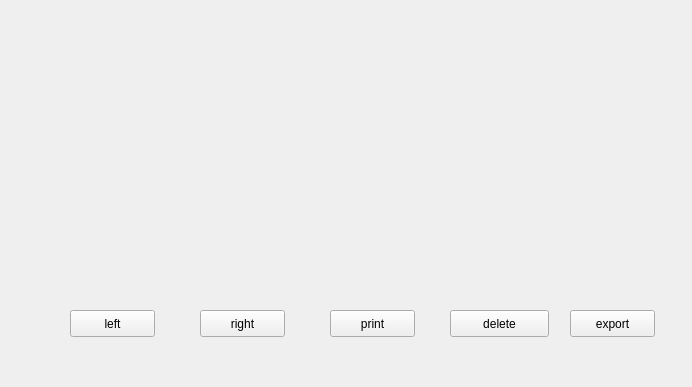
<?xml version="1.0" encoding="UTF-8"?>
<ui version="4.0">
 <class>HNMutiPageFoundationWidget</class>
 <widget class="QWidget" name="HNMutiPageFoundationWidget">
  <property name="geometry">
   <rect>
    <x>0</x>
    <y>0</y>
    <width>692</width>
    <height>387</height>
   </rect>
  </property>
  <property name="windowTitle">
   <string>Form</string>
  </property>
  <widget class="HNMutiPageWidget" name="widgetSampleTable" native="true">
   <property name="geometry">
    <rect>
     <x>9</x>
     <y>9</y>
     <width>674</width>
     <height>261</height>
    </rect>
   </property>
  </widget>
  <widget class="QPushButton" name="btnLeft">
   <property name="geometry">
    <rect>
     <x>70</x>
     <y>310</y>
     <width>85</width>
     <height>27</height>
    </rect>
   </property>
   <property name="text">
    <string>left</string>
   </property>
  </widget>
  <widget class="QPushButton" name="btnRight">
   <property name="geometry">
    <rect>
     <x>200</x>
     <y>310</y>
     <width>85</width>
     <height>27</height>
    </rect>
   </property>
   <property name="text">
    <string>right</string>
   </property>
  </widget>
  <widget class="QPushButton" name="btnPrint">
   <property name="geometry">
    <rect>
     <x>330</x>
     <y>310</y>
     <width>85</width>
     <height>27</height>
    </rect>
   </property>
   <property name="text">
    <string>print</string>
   </property>
  </widget>
  <widget class="QPushButton" name="btnExport">
   <property name="geometry">
    <rect>
     <x>570</x>
     <y>310</y>
     <width>85</width>
     <height>27</height>
    </rect>
   </property>
   <property name="text">
    <string>export</string>
   </property>
  </widget>
  <widget class="QPushButton" name="btnDelete">
   <property name="geometry">
    <rect>
     <x>450</x>
     <y>310</y>
     <width>99</width>
     <height>27</height>
    </rect>
   </property>
   <property name="text">
    <string>delete</string>
   </property>
  </widget>
 </widget>
 <customwidgets>
  <customwidget>
   <class>HNMutiPageWidget</class>
   <extends>QWidget</extends>
   <header>hnmutipagewidget.h</header>
   <container>1</container>
  </customwidget>
 </customwidgets>
 <resources/>
 <connections/>
</ui>
